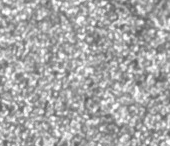
#> input picture enhanced_debug/06_resolution_adaptive_original.png, 170 x 146 px
$ python -i subset_metrics.py   (imports and definitions only)   (older library calls are emulated)
#> lines starting #> are read from the running program, lines starting #| are printed output that depends on the picture; after the words box and inside, x2 and y2 are one past the last pixel; in counts of white or black regions, pixels touching at a corner belong together
#> further down, picture is the input picture: shape (146, 170, 3); min 85, max 255, mean 167.8
# analysis/metrics/subset_metrics.py

import cv2
import numpy as np
from scipy.stats import entropy
from scipy.signal import correlate2d
import matplotlib.pyplot as plt


class SubsetMetrics:
    """Calculate and evaluate metrics for DIC image subsets"""

    def __init__(self):
        # Default parameters
        self.sobel_ksize = 3
        self.hist_bins = 256
        self.target_coverage = 0.5  # Ideal speckle coverage ratio (50%)

    def calculate_all_metrics(self, subset):
        """Calculate all subset metrics at once

        Args:
            subset: Numpy array of the subset (grayscale or RGB)

        Returns:
            dict: Dictionary of all metrics
        """
        # Convert to grayscale if needed
        if len(subset.shape) == 3:
            gray = cv2.cvtColor(subset, cv2.COLOR_RGB2GRAY)
        else:
            gray = subset.copy()

        # Calculate individual metrics
        gradient_metrics = self.calculate_gradient_metrics(gray)
        intensity_metrics = self.calculate_intensity_metrics(gray)
        texture_metrics = self.calculate_texture_metrics(gray)
        pattern_metrics = self.calculate_pattern_metrics(gray)
        noise_metrics = self.calculate_noise_metrics(gray)

        # Combine all metrics
        all_metrics = {
            **gradient_metrics,
            **intensity_metrics,
            **texture_metrics,
            **pattern_metrics,
            **noise_metrics,
            'quality_score': self.calculate_quality_score(gray)
        }

        return all_metrics

    def calculate_gradient_metrics(self, gray_subset):
        """Calculate gradient-based metrics

        Args:
            gray_subset: Grayscale subset image

        Returns:
            dict: Gradient metrics
        """
        # Calculate x and y gradients
        grad_x = cv2.Sobel(gray_subset, cv2.CV_64F, 1, 0, ksize=self.sobel_ksize)
        grad_y = cv2.Sobel(gray_subset, cv2.CV_64F, 0, 1, ksize=self.sobel_ksize)

        # Calculate gradient magnitude and direction
        magnitude = np.sqrt(grad_x ** 2 + grad_y ** 2)
        direction = np.arctan2(grad_y, grad_x)

        # Calculate statistical measures
        mean_magnitude = np.mean(magnitude)
        std_magnitude = np.std(magnitude)
        max_magnitude = np.max(magnitude)

        # Calculate Sum of Square of Gradients (SSG) - important for DIC sensitivity
        ssg = np.sum(magnitude ** 2)

        # Calculate gradient isotropy (how evenly distributed are the gradients)
        hist, _ = np.histogram(direction, bins=8, range=(-np.pi, np.pi))
        hist = hist / np.sum(hist) if np.sum(hist) > 0 else hist
        gradient_isotropy = 1 - np.std(hist) / np.mean(hist) if np.mean(hist) > 0 else 0

        return {
            'mean_gradient': mean_magnitude,
            'std_gradient': std_magnitude,
            'max_gradient': max_magnitude,
            'sum_squared_gradient': ssg,
            'gradient_isotropy': gradient_isotropy
        }

    def calculate_intensity_metrics(self, gray_subset):
        """Calculate intensity-based metrics

        Args:
            gray_subset: Grayscale subset image

        Returns:
            dict: Intensity metrics
        """
        # Basic statistics
        mean_intensity = np.mean(gray_subset)
        std_intensity = np.std(gray_subset)
        min_intensity = np.min(gray_subset)
        max_intensity = np.max(gray_subset)

        # Calculate contrast
        contrast = std_intensity / mean_intensity if mean_intensity > 0 else 0

        # Calculate entropy (measures information content)
        hist, _ = np.histogram(gray_subset, bins=self.hist_bins, range=(0, 256), density=True)
        subset_entropy = entropy(hist[hist > 0]) if np.any(hist > 0) else 0

        # Calculate intensity distribution uniformity
        cumulative_hist = np.cumsum(hist)
        median_level = np.argmin(np.abs(cumulative_hist - 0.5)) / 255
        intensity_uniformity = 1 - 2 * abs(median_level - 0.5)

        return {
            'mean_intensity': mean_intensity,
            'std_intensity': std_intensity,
            'contrast': contrast,
            'entropy': subset_entropy,
            'intensity_range': max_intensity - min_intensity,
            'intensity_uniformity': intensity_uniformity
        }

    def calculate_texture_metrics(self, gray_subset):
        """Calculate texture-based metrics

        Args:
            gray_subset: Grayscale subset image

        Returns:
            dict: Texture metrics
        """
        # Create GLCM (Gray-Level Co-occurrence Matrix)
        # Using OpenCV or NumPy as scikit-image might not be available

        # Simple texture descriptors using auto-correlation
        kernel = np.ones((3, 3)) / 9  # Simple smoothing kernel
        smoothed = cv2.filter2D(gray_subset.astype(float), -1, kernel)
        texture_strength = np.mean(np.abs(gray_subset - smoothed))

        # Calculate local binary pattern-like feature for texture complexity
        h, w = gray_subset.shape
        if h < 3 or w < 3:  # Too small for meaningful texture analysis
            return {
                'texture_strength': 0,
                'texture_complexity': 0,
                'texture_scale': 0
            }

        # Simplified local binary pattern analysis
        center = gray_subset[1:-1, 1:-1]
        n0 = gray_subset[:-2, :-2] > center  # northwest
        n1 = gray_subset[:-2, 1:-1] > center  # north
        n2 = gray_subset[:-2, 2:] > center  # northeast
        n3 = gray_subset[1:-1, :-2] > center  # west
        n4 = gray_subset[1:-1, 2:] > center  # east
        n5 = gray_subset[2:, :-2] > center  # southwest
        n6 = gray_subset[2:, 1:-1] > center  # south
        n7 = gray_subset[2:, 2:] > center  # southeast

        # Count transitions (changes from 0 to 1 or 1 to 0) as measure of complexity
        binary_pattern = np.dstack([n0, n1, n2, n3, n4, n5, n6, n7]).astype(int)
        transitions = np.sum(np.abs(np.diff(np.append(binary_pattern, binary_pattern[:, :, :1], axis=2), axis=2)))
        texture_complexity = transitions / ((h - 2) * (w - 2) * 8) if (h - 2) * (w - 2) > 0 else 0

        # Estimate feature scale using autocorrelation
        if h > 5 and w > 5:  # Need sufficient size for autocorrelation
            # Subtract mean to reduce DC component
            normalized = gray_subset.astype(float) - np.mean(gray_subset)
            # Calculate autocorrelation
            autocorr = correlate2d(normalized, normalized, mode='same')
            # Find peak distance from center
            center_y, center_x = autocorr.shape[0] // 2, autocorr.shape[1] // 2
            autocorr[center_y - 1:center_y + 2, center_x - 1:center_x + 2] = 0  # Zero out center peak
            max_idx = np.argmax(autocorr)
            max_y, max_x = max_idx // autocorr.shape[1], max_idx % autocorr.shape[1]
            texture_scale = np.sqrt((max_y - center_y) ** 2 + (max_x - center_x) ** 2)
        else:
            texture_scale = 0

        return {
            'texture_strength': texture_strength,
            'texture_complexity': texture_complexity,
            'texture_scale': texture_scale
        }

    def calculate_pattern_metrics(self, gray_subset):
        """Calculate speckle pattern metrics

        Args:
            gray_subset: Grayscale subset image

        Returns:
            dict: Pattern metrics
        """
        # Apply adaptive thresholding for robust feature detection
        if gray_subset.shape[0] > 10 and gray_subset.shape[1] > 10:
            # For larger subsets, use adaptive thresholding
            binary = cv2.adaptiveThreshold(
                gray_subset, 255, cv2.ADAPTIVE_THRESH_GAUSSIAN_C,
                cv2.THRESH_BINARY, 11, 2
            )
        else:
            # For small subsets, use Otsu thresholding
            _, binary = cv2.threshold(gray_subset, 0, 255, cv2.THRESH_BINARY + cv2.THRESH_OTSU)

        # Calculate speckle coverage
        coverage_ratio = np.sum(binary > 0) / binary.size
        coverage_score = 1.0 - 2.0 * abs(coverage_ratio - self.target_coverage)

        # Calculate feature count and average size
        num_labels, labels, stats, centroids = cv2.connectedComponentsWithStats(
            binary, connectivity=8
        )

        # Skip background
        if num_labels > 1:
            areas = stats[1:, cv2.CC_STAT_AREA]  # Skip background (index 0)
            valid_areas = areas[(areas > 1) & (areas < binary.size // 4)]

            if len(valid_areas) > 0:
                mean_feature_size = np.mean(valid_areas)
                median_feature_size = np.median(valid_areas)
                feature_density = len(valid_areas) / binary.size * 1000  # Features per 1000 pixels
            else:
                mean_feature_size = 0
                median_feature_size = 0
                feature_density = 0
        else:
            mean_feature_size = 0
            median_feature_size = 0
            feature_density = 0

        return {
            'speckle_coverage': coverage_ratio,
            'coverage_score': coverage_score,
            'feature_density': feature_density,
            'mean_feature_size': mean_feature_size,
            'median_feature_size': median_feature_size,
            'feature_count': num_labels - 1  # Subtract background
        }

    def calculate_noise_metrics(self, gray_subset):
        """Calculate noise-related metrics

        Args:
            gray_subset: Grayscale subset image

        Returns:
            dict: Noise metrics
        """
        # Estimate noise using median filtering
        if gray_subset.shape[0] > 3 and gray_subset.shape[1] > 3:
            median_filtered = cv2.medianBlur(gray_subset, 3)
            noise = gray_subset.astype(float) - median_filtered
            noise_std = np.std(noise)
            signal_std = np.std(median_filtered)
            snr = signal_std / noise_std if noise_std > 0 else float('inf')
        else:
            # Subset too small for noise estimation
            noise_std = 0
            snr = float('inf')

        return {
            'noise_std': noise_std,
            'snr': snr
        }

    def calculate_quality_score(self, gray_subset):
        """Calculate overall quality score for DIC subset

        Args:
            gray_subset: Grayscale subset image

        Returns:
            float: Quality score (0-1)
        """
        # Calculate key metrics
        gradient_metrics = self.calculate_gradient_metrics(gray_subset)
        intensity_metrics = self.calculate_intensity_metrics(gray_subset)
        pattern_metrics = self.calculate_pattern_metrics(gray_subset)
        texture_metrics = self.calculate_texture_metrics(gray_subset)
        noise_metrics = self.calculate_noise_metrics(gray_subset)

        # Normalize metrics to 0-1 range for scoring
        norm_gradient = min(1.0, gradient_metrics['mean_gradient'] / 30.0)
        norm_contrast = min(1.0, intensity_metrics['contrast'] / 0.5)
        norm_entropy = min(1.0, intensity_metrics['entropy'] / 5.0)
        norm_coverage = pattern_metrics['coverage_score']
        norm_snr = min(1.0, noise_metrics['snr'] / 20.0) if noise_metrics['snr'] != float('inf') else 1.0
        norm_texture = min(1.0, texture_metrics['texture_complexity'] * 5)

        # DIC Quality score with weighted components
        quality_score = (
                norm_gradient * 0.25 +  # Strong gradients are important for DIC
                norm_contrast * 0.20 +  # Good contrast is needed
                norm_entropy * 0.15 +  # Entropy ensures information richness
                norm_coverage * 0.15 +  # Proper coverage is key
                norm_snr * 0.15 +  # Low noise is preferable
                norm_texture * 0.10  # Complex texture helps matching
        )

        return max(0.0, min(1.0, quality_score))

    def map_subset_quality(self, image, subset_size=21, step=10):
        """Create a quality map by analyzing subsets across the image

        Args:
            image: Input image (grayscale or color)
            subset_size: Size of each subset
            step: Step size between subsets

        Returns:
            Tuple: (quality_map, quality_metrics)
        """
#> called with subset_size = 21, step = 10
        # Convert to grayscale if needed
        if len(image.shape) == 3:
            gray = cv2.cvtColor(image, cv2.COLOR_RGB2GRAY)
        else:
            gray = image.copy()

        h, w = gray.shape
#> h = 146; w = 170
        quality_map = np.zeros((h, w), dtype=np.float32)
        count_map = np.zeros((h, w), dtype=np.float32)

        # Store metrics for each subset position
        metrics_map = {}

        # Process each subset
        for y in range(0, h - subset_size + 1, step):
            for x in range(0, w - subset_size + 1, step):
                # Extract subset
                subset = gray[y:y + subset_size, x:x + subset_size]

                # Calculate quality score
                quality = self.calculate_quality_score(subset)

                # Optional: Get detailed metrics
                metrics = self.calculate_all_metrics(subset)
                metrics_map[(x, y)] = metrics

                # Map quality back to original image position
                quality_map[y:y + subset_size, x:x + subset_size] += quality
                count_map[y:y + subset_size, x:x + subset_size] += 1.0
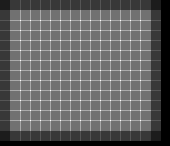
#> count_map: shape (146, 170) float32; min 0, max 9, mean 3.46; drawn with min black and max white
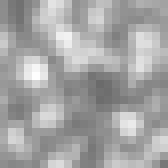
#> subset: shape (21, 21) (shown 8 times larger); min 107, max 254, mean 164.6

        # Average overlapping regions
        mask = count_map > 0
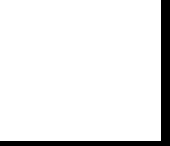
#> mask: shape (146, 170) bool; 91.5% white; 1 black region, box (x1, y1, x2, y2) and area: (0, 0, 170, 146) 2119
        quality_map[mask] /= count_map[mask]
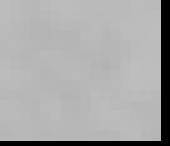
#> quality_map: shape (146, 170) float32; min 0, max 0.746, mean 0.663

        return quality_map, metrics_map

    # [130 lines left out: functions compare_subsets, visualize_subset_quality, get_best_subsets, not called in this run]

>>> import cv2
>>> picture = cv2.cvtColor(cv2.imread('../../enhanced_debug/06_resolution_adaptive_original.png'), cv2.COLOR_BGR2RGB)
>>> result = SubsetMetrics().map_subset_quality(picture)

$ run again, on enhanced_debug/11_speckles_by_size.png
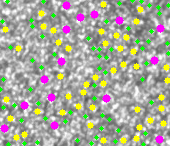
#> input picture enhanced_debug/11_speckles_by_size.png, 170 x 146 px
#> in map_subset_quality, `gray = cv2.cvtColor(image, cv2.COLOR_RGB2GRAY)`:
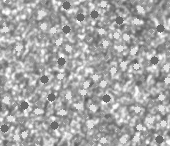
#> gray: shape (146, 170); min 85, max 255, mean 167
#> after the loop in map_subset_quality, `for y in range(0, h - subset_size + 1, step):`:
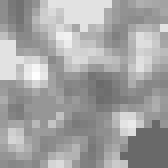
#> subset: shape (21, 21) (shown 8 times larger); min 105, max 254, mean 163.3
#> mask: shape (146, 170) bool; 91.5% white; 1 black region, box (x1, y1, x2, y2) and area: (0, 0, 170, 146) 2119
